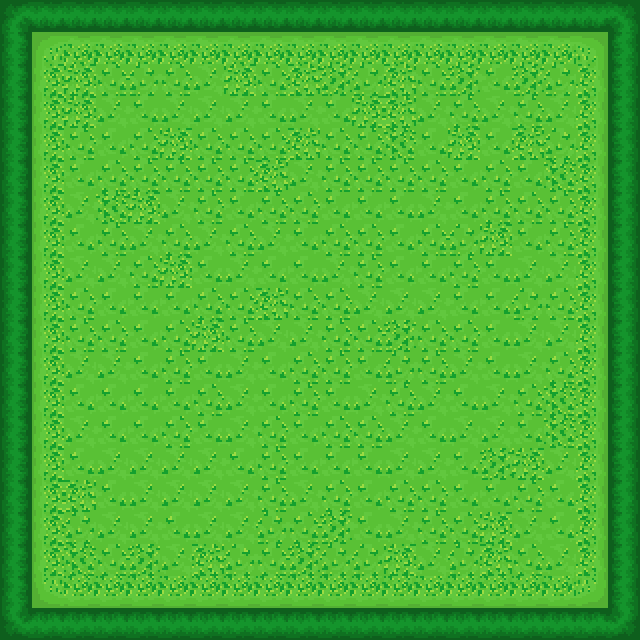

Rendered tile map (Tiled .tmx) drawn with the repository's tilesets; below, a short description and the full map source, tile grids included:
An orthogonal 20x20 tile map with 32x32 px tiles, 1 tile layer (Tile Layer 1).

<map version="1.10" tiledversion="1.11.1-99-gec89c545" orientation="orthogonal" renderorder="right-down" width="20" height="20" tilewidth="32" tileheight="32" infinite="0" nextlayerid="2" nextobjectid="1">
 <editorsettings>
  <export target="../Levels/level1.xml" format="tmx" />
 </editorsettings>
 <tileset firstgid="1" source="../../Tiles/level_tiles.tsx" />
 <layer id="1" name="Tile Layer 1" width="20" height="20">
  <data encoding="csv">
3,5,5,5,5,5,5,5,5,5,5,5,5,5,5,5,5,5,5,4,
6,9,11,11,11,11,11,11,11,11,11,11,11,11,11,11,11,11,10,22,
6,12,13,15,32,15,31,13,15,30,14,32,30,15,14,16,14,32,28,22,
6,12,13,31,16,31,31,31,16,31,16,13,30,31,15,31,15,31,28,22,
6,12,15,16,15,13,15,15,15,30,15,15,29,16,13,16,30,32,28,22,
6,12,16,15,15,15,15,15,30,31,15,15,15,15,16,15,16,29,28,22,
6,12,31,29,13,31,15,16,15,15,16,16,16,31,16,15,15,15,28,22,
6,12,16,15,31,15,31,15,31,16,15,15,16,15,32,13,16,15,28,22,
6,12,31,31,15,13,16,31,16,16,31,15,16,16,15,16,31,31,28,22,
6,12,15,16,16,16,15,15,30,15,15,31,31,31,16,16,32,15,28,22,
6,12,15,15,16,15,13,15,31,31,15,15,14,15,15,16,31,31,28,22,
6,12,31,31,16,15,16,31,16,15,15,16,32,15,31,16,31,15,28,22,
6,12,16,16,16,16,15,31,16,15,16,31,15,31,16,31,15,29,28,22,
6,12,31,16,16,15,16,31,15,16,15,15,31,16,31,31,16,29,28,22,
6,12,16,31,31,31,31,16,15,16,16,16,31,31,16,14,13,31,28,22,
6,12,30,16,31,31,31,31,15,31,15,16,15,15,16,16,15,16,28,22,
6,12,32,31,31,16,31,31,32,15,14,16,31,15,15,13,31,16,28,22,
6,12,29,15,14,31,30,32,15,14,32,32,13,31,32,30,15,31,28,22,
6,25,27,27,27,27,27,27,27,27,27,27,27,27,27,27,27,27,26,22,
19,21,21,21,21,21,21,21,21,21,21,21,21,21,21,21,21,21,21,20
</data>
 </layer>
</map>
